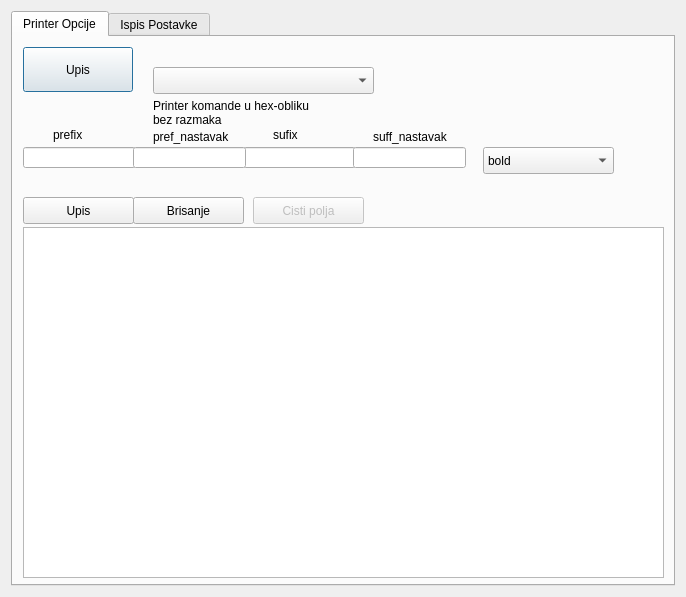
<?xml version="1.0" encoding="UTF-8"?>
<ui version="4.0">
 <class>frmPrinterOpcije</class>
 <widget class="QDialog" name="frmPrinterOpcije">
  <property name="geometry">
   <rect>
    <x>0</x>
    <y>0</y>
    <width>686</width>
    <height>597</height>
   </rect>
  </property>
  <property name="windowTitle">
   <string>Dialog</string>
  </property>
  <layout class="QGridLayout" name="gridLayout">
   <item row="0" column="1">
    <widget class="QTabWidget" name="tabWidget">
     <property name="currentIndex">
      <number>0</number>
     </property>
     <widget class="QWidget" name="tab">
      <attribute name="title">
       <string>Printer Opcije</string>
      </attribute>
      <widget class="QPushButton" name="btnUpisIspisPostavke">
       <property name="geometry">
        <rect>
         <x>10</x>
         <y>10</y>
         <width>110</width>
         <height>45</height>
        </rect>
       </property>
       <property name="text">
        <string>Upis</string>
       </property>
      </widget>
      <widget class="QTableView" name="tableView">
       <property name="geometry">
        <rect>
         <x>10</x>
         <y>190</y>
         <width>641</width>
         <height>351</height>
        </rect>
       </property>
      </widget>
      <widget class="QLabel" name="label">
       <property name="geometry">
        <rect>
         <x>40</x>
         <y>90</y>
         <width>41</width>
         <height>16</height>
        </rect>
       </property>
       <property name="text">
        <string>prefix</string>
       </property>
      </widget>
      <widget class="QPushButton" name="btnUpis">
       <property name="geometry">
        <rect>
         <x>10</x>
         <y>160</y>
         <width>111</width>
         <height>27</height>
        </rect>
       </property>
       <property name="text">
        <string>Upis</string>
       </property>
      </widget>
      <widget class="QPushButton" name="btnBrisi">
       <property name="geometry">
        <rect>
         <x>120</x>
         <y>160</y>
         <width>111</width>
         <height>27</height>
        </rect>
       </property>
       <property name="text">
        <string>Brisanje</string>
       </property>
      </widget>
      <widget class="QLineEdit" name="txtPPrefix">
       <property name="geometry">
        <rect>
         <x>10</x>
         <y>110</y>
         <width>113</width>
         <height>21</height>
        </rect>
       </property>
      </widget>
      <widget class="QLineEdit" name="txtPSuffix">
       <property name="geometry">
        <rect>
         <x>230</x>
         <y>110</y>
         <width>113</width>
         <height>21</height>
        </rect>
       </property>
      </widget>
      <widget class="QLabel" name="label_2">
       <property name="geometry">
        <rect>
         <x>260</x>
         <y>90</y>
         <width>41</width>
         <height>16</height>
        </rect>
       </property>
       <property name="text">
        <string>sufix</string>
       </property>
      </widget>
      <widget class="QLineEdit" name="txtPPNastavak">
       <property name="geometry">
        <rect>
         <x>120</x>
         <y>110</y>
         <width>113</width>
         <height>21</height>
        </rect>
       </property>
      </widget>
      <widget class="QLabel" name="label_3">
       <property name="geometry">
        <rect>
         <x>140</x>
         <y>90</y>
         <width>81</width>
         <height>20</height>
        </rect>
       </property>
       <property name="text">
        <string>pref_nastavak</string>
       </property>
      </widget>
      <widget class="QComboBox" name="cmbPrinter">
       <property name="geometry">
        <rect>
         <x>140</x>
         <y>30</y>
         <width>221</width>
         <height>27</height>
        </rect>
       </property>
      </widget>
      <widget class="QLabel" name="label_4">
       <property name="geometry">
        <rect>
         <x>140</x>
         <y>60</y>
         <width>181</width>
         <height>31</height>
        </rect>
       </property>
       <property name="text">
        <string>Printer komande u hex-obliku
bez razmaka</string>
       </property>
      </widget>
      <widget class="QLabel" name="lblPID">
       <property name="geometry">
        <rect>
         <x>10</x>
         <y>140</y>
         <width>51</width>
         <height>16</height>
        </rect>
       </property>
       <property name="text">
        <string/>
       </property>
      </widget>
      <widget class="QComboBox" name="cmbPrnFunkcija">
       <property name="geometry">
        <rect>
         <x>470</x>
         <y>110</y>
         <width>131</width>
         <height>27</height>
        </rect>
       </property>
       <item>
        <property name="text">
         <string>bold</string>
        </property>
       </item>
       <item>
        <property name="text">
         <string>ladica</string>
        </property>
       </item>
       <item>
        <property name="text">
         <string>reset</string>
        </property>
       </item>
       <item>
        <property name="text">
         <string>rezac</string>
        </property>
       </item>
      </widget>
      <widget class="QPushButton" name="btnBrisi_2">
       <property name="enabled">
        <bool>false</bool>
       </property>
       <property name="geometry">
        <rect>
         <x>240</x>
         <y>160</y>
         <width>111</width>
         <height>27</height>
        </rect>
       </property>
       <property name="text">
        <string>Cisti polja</string>
       </property>
      </widget>
      <widget class="QLineEdit" name="txtPSNastavak">
       <property name="geometry">
        <rect>
         <x>340</x>
         <y>110</y>
         <width>113</width>
         <height>21</height>
        </rect>
       </property>
      </widget>
      <widget class="QLabel" name="label_5">
       <property name="geometry">
        <rect>
         <x>360</x>
         <y>90</y>
         <width>81</width>
         <height>20</height>
        </rect>
       </property>
       <property name="text">
        <string>suff_nastavak</string>
       </property>
      </widget>
     </widget>
     <widget class="QWidget" name="tab_2">
      <attribute name="title">
       <string>Ispis Postavke</string>
      </attribute>
      <widget class="QPushButton" name="btnUpisIspisPostavke_2">
       <property name="geometry">
        <rect>
         <x>10</x>
         <y>10</y>
         <width>110</width>
         <height>45</height>
        </rect>
       </property>
       <property name="text">
        <string>Upis</string>
       </property>
      </widget>
      <widget class="QRadioButton" name="radioIspisPostavkeH2">
       <property name="geometry">
        <rect>
         <x>270</x>
         <y>20</y>
         <width>141</width>
         <height>23</height>
        </rect>
       </property>
       <property name="text">
        <string>Zaglavlje nakon</string>
       </property>
      </widget>
      <widget class="QPushButton" name="pushButton">
       <property name="geometry">
        <rect>
         <x>10</x>
         <y>70</y>
         <width>85</width>
         <height>27</height>
        </rect>
       </property>
       <property name="text">
        <string>Pomoc</string>
       </property>
      </widget>
      <widget class="QPlainTextEdit" name="txtIspisPostavkeRac">
       <property name="geometry">
        <rect>
         <x>110</x>
         <y>180</y>
         <width>301</width>
         <height>311</height>
        </rect>
       </property>
       <property name="plainText">
        <string>kupac_ime
kupac_adresa
kupac_oib

rac_br

rac_datum
rac_prodao
rac_stol
rac_placeno
&lt;z&gt;=&lt;/z&gt;
artikli_zaglavlje
&lt;z&gt;-&lt;/z&gt;
artikli
&lt;z&gt;=&lt;/z&gt;
rac_porezi
&lt;z&gt;-&lt;/z&gt;
rac_za_platiti
&lt;z&gt;-&lt;/z&gt;
rac_zki
rac_jir
rac_napomenarac_zahvala</string>
       </property>
      </widget>
      <widget class="QPlainTextEdit" name="txtIspisPostavkeHeader">
       <property name="geometry">
        <rect>
         <x>110</x>
         <y>70</y>
         <width>301</width>
         <height>101</height>
        </rect>
       </property>
       <property name="plainText">
        <string>firma_naziv
firma_oib
firma_adresa,firma_grad firma_zip
firma_cb
</string>
       </property>
      </widget>
      <widget class="QRadioButton" name="radioIspisPostavkeH1">
       <property name="geometry">
        <rect>
         <x>150</x>
         <y>20</y>
         <width>121</width>
         <height>23</height>
        </rect>
       </property>
       <property name="text">
        <string>Prvo zaglavlje</string>
       </property>
       <property name="checked">
        <bool>true</bool>
       </property>
      </widget>
     </widget>
    </widget>
   </item>
  </layout>
 </widget>
 <resources/>
 <connections/>
</ui>
